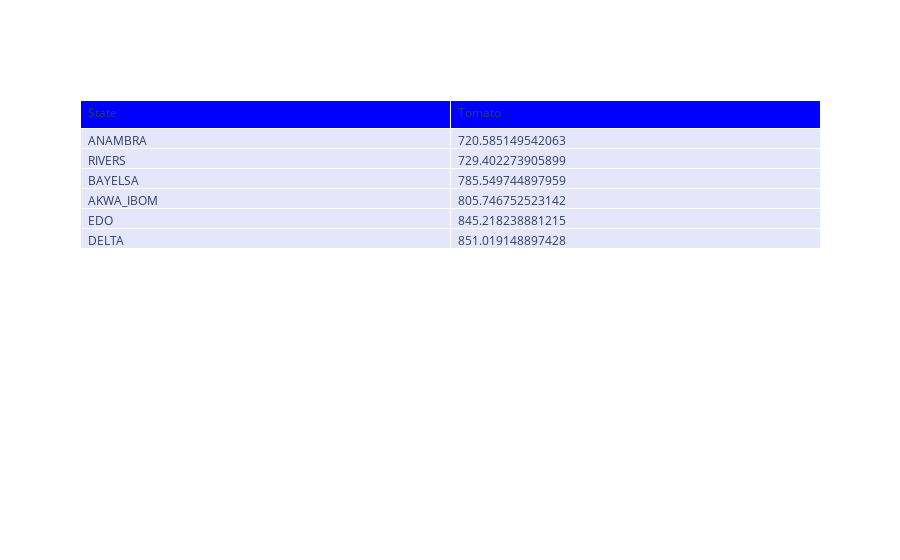

Here is the notebook cell this chart was saved with:
### Code cell
fig = go.Figure(data=[go.Table(
    header=dict(values=list(df.columns),
#                 fill_color='paleturquoise',
                fill_color = 'blue',
                align='left',
#                  text_color = 'white'
               ),
    cells=dict(values=[df.State, df[product]],
               fill_color='lavender',
               align='left',
                 
              ))
])

fig.show()

### Figure 1 — Plotly figure (JSON) as saved in the notebook; plotly's stock layout.template omitted (floating-point values rounded to 4 significant figures)
{"data": [{"cells": {"align": "left", "fill": {"color": "lavender"}, "values": [["ANAMBRA", "RIVERS", "BAYELSA", "AKWA_IBOM", "EDO", "DELTA"], [720.6, 729.4, 785.5, 805.7, 845.2, 851.0]]}, "header": {"align": "left", "fill": {"color": "blue"}, "values": ["State", "Tomato"]}, "type": "table"}], "layout": {}}
